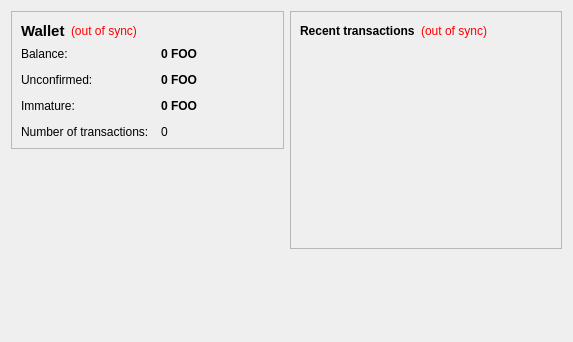
<?xml version="1.0" encoding="UTF-8"?>
<ui version="4.0">
 <class>OverviewPage</class>
 <widget class="QWidget" name="OverviewPage">
  <property name="geometry">
   <rect>
    <x>0</x>
    <y>0</y>
    <width>573</width>
    <height>342</height>
   </rect>
  </property>
  <property name="windowTitle">
   <string>Form</string>
  </property>
  <layout class="QHBoxLayout" name="horizontalLayout" stretch="1,1">
   <item>
    <layout class="QVBoxLayout" name="verticalLayout_2">
     <item>
      <widget class="QFrame" name="frame">
       <property name="frameShape">
        <enum>QFrame::StyledPanel</enum>
       </property>
       <property name="frameShadow">
        <enum>QFrame::Raised</enum>
       </property>
       <layout class="QVBoxLayout" name="verticalLayout_4">
        <item>
         <layout class="QHBoxLayout" name="horizontalLayout_4">
          <item>
           <widget class="QLabel" name="label_5">
            <property name="font">
             <font>
              <pointsize>11</pointsize>
              <weight>75</weight>
              <bold>true</bold>
             </font>
            </property>
            <property name="text">
             <string>Wallet</string>
            </property>
           </widget>
          </item>
          <item>
           <widget class="QLabel" name="labelWalletStatus">
            <property name="toolTip">
             <string>The displayed information may be out of date. Your wallet automatically synchronizes with the TestCoin network after a connection is established, but this process has not completed yet.</string>
            </property>
            <property name="styleSheet">
             <string notr="true">QLabel { color: red; }</string>
            </property>
            <property name="text">
             <string notr="true">(out of sync)</string>
            </property>
            <property name="alignment">
             <set>Qt::AlignLeading|Qt::AlignLeft|Qt::AlignVCenter</set>
            </property>
           </widget>
          </item>
          <item>
           <spacer name="horizontalSpacer_2">
            <property name="orientation">
             <enum>Qt::Horizontal</enum>
            </property>
            <property name="sizeHint" stdset="0">
             <size>
              <width>40</width>
              <height>20</height>
             </size>
            </property>
           </spacer>
          </item>
         </layout>
        </item>
        <item>
         <layout class="QFormLayout" name="formLayout_2">
          <property name="fieldGrowthPolicy">
           <enum>QFormLayout::AllNonFixedFieldsGrow</enum>
          </property>
          <property name="horizontalSpacing">
           <number>12</number>
          </property>
          <property name="verticalSpacing">
           <number>12</number>
          </property>
          <item row="0" column="0">
           <widget class="QLabel" name="label">
            <property name="text">
             <string>Balance:</string>
            </property>
           </widget>
          </item>
          <item row="0" column="1">
           <widget class="QLabel" name="labelBalance">
            <property name="font">
             <font>
              <weight>75</weight>
              <bold>true</bold>
             </font>
            </property>
            <property name="cursor">
             <cursorShape>IBeamCursor</cursorShape>
            </property>
            <property name="toolTip">
             <string>Your current balance</string>
            </property>
            <property name="text">
             <string notr="true">0 FOO</string>
            </property>
            <property name="textInteractionFlags">
             <set>Qt::LinksAccessibleByMouse|Qt::TextSelectableByKeyboard|Qt::TextSelectableByMouse</set>
            </property>
           </widget>
          </item>
          <item row="1" column="0">
           <widget class="QLabel" name="label_3">
            <property name="text">
             <string>Unconfirmed:</string>
            </property>
           </widget>
          </item>
          <item row="1" column="1">
           <widget class="QLabel" name="labelUnconfirmed">
            <property name="font">
             <font>
              <weight>75</weight>
              <bold>true</bold>
             </font>
            </property>
            <property name="cursor">
             <cursorShape>IBeamCursor</cursorShape>
            </property>
            <property name="toolTip">
             <string>Total of transactions that have yet to be confirmed, and do not yet count toward the current balance</string>
            </property>
            <property name="text">
             <string notr="true">0 FOO</string>
            </property>
            <property name="textInteractionFlags">
             <set>Qt::LinksAccessibleByMouse|Qt::TextSelectableByKeyboard|Qt::TextSelectableByMouse</set>
            </property>
           </widget>
          </item>
          <item row="3" column="0">
           <widget class="QLabel" name="label_2">
            <property name="text">
             <string>Number of transactions:</string>
            </property>
           </widget>
          </item>
          <item row="3" column="1">
           <widget class="QLabel" name="labelNumTransactions">
            <property name="toolTip">
             <string>Total number of transactions in wallet</string>
            </property>
            <property name="text">
             <string notr="true">0</string>
            </property>
           </widget>
          </item>
          <item row="2" column="0">
           <widget class="QLabel" name="labelImmatureText">
            <property name="text">
             <string>Immature:</string>
            </property>
           </widget>
          </item>
          <item row="2" column="1">
           <widget class="QLabel" name="labelImmature">
            <property name="font">
             <font>
              <weight>75</weight>
              <bold>true</bold>
             </font>
            </property>
            <property name="toolTip">
             <string>Mined balance that has not yet matured</string>
            </property>
            <property name="text">
             <string notr="true">0 FOO</string>
            </property>
            <property name="textInteractionFlags">
             <set>Qt::LinksAccessibleByMouse|Qt::TextSelectableByKeyboard|Qt::TextSelectableByMouse</set>
            </property>
           </widget>
          </item>
         </layout>
        </item>
       </layout>
      </widget>
     </item>
     <item>
      <spacer name="verticalSpacer">
       <property name="orientation">
        <enum>Qt::Vertical</enum>
       </property>
       <property name="sizeHint" stdset="0">
        <size>
         <width>20</width>
         <height>40</height>
        </size>
       </property>
      </spacer>
     </item>
    </layout>
   </item>
   <item>
    <layout class="QVBoxLayout" name="verticalLayout_3">
     <item>
      <widget class="QFrame" name="frame_2">
       <property name="frameShape">
        <enum>QFrame::StyledPanel</enum>
       </property>
       <property name="frameShadow">
        <enum>QFrame::Raised</enum>
       </property>
       <layout class="QVBoxLayout" name="verticalLayout">
        <item>
         <layout class="QHBoxLayout" name="horizontalLayout_2">
          <item>
           <widget class="QLabel" name="label_4">
            <property name="text">
             <string>&lt;b&gt;Recent transactions&lt;/b&gt;</string>
            </property>
           </widget>
          </item>
          <item>
           <widget class="QLabel" name="labelTransactionsStatus">
            <property name="toolTip">
             <string>The displayed information may be out of date. Your wallet automatically synchronizes with the TestCoin network after a connection is established, but this process has not completed yet.</string>
            </property>
            <property name="styleSheet">
             <string notr="true">QLabel { color: red; }</string>
            </property>
            <property name="text">
             <string notr="true">(out of sync)</string>
            </property>
            <property name="alignment">
             <set>Qt::AlignRight|Qt::AlignTrailing|Qt::AlignVCenter</set>
            </property>
           </widget>
          </item>
          <item>
           <spacer name="horizontalSpacer">
            <property name="orientation">
             <enum>Qt::Horizontal</enum>
            </property>
            <property name="sizeHint" stdset="0">
             <size>
              <width>40</width>
              <height>20</height>
             </size>
            </property>
           </spacer>
          </item>
         </layout>
        </item>
        <item>
         <widget class="QListView" name="listTransactions">
          <property name="styleSheet">
           <string notr="true">QListView { background: transparent; }</string>
          </property>
          <property name="frameShape">
           <enum>QFrame::NoFrame</enum>
          </property>
          <property name="verticalScrollBarPolicy">
           <enum>Qt::ScrollBarAlwaysOff</enum>
          </property>
          <property name="horizontalScrollBarPolicy">
           <enum>Qt::ScrollBarAlwaysOff</enum>
          </property>
          <property name="selectionMode">
           <enum>QAbstractItemView::NoSelection</enum>
          </property>
         </widget>
        </item>
       </layout>
      </widget>
     </item>
     <item>
      <spacer name="verticalSpacer_2">
       <property name="orientation">
        <enum>Qt::Vertical</enum>
       </property>
       <property name="sizeHint" stdset="0">
        <size>
         <width>20</width>
         <height>40</height>
        </size>
       </property>
      </spacer>
     </item>
    </layout>
   </item>
  </layout>
 </widget>
 <resources/>
 <connections/>
</ui>
